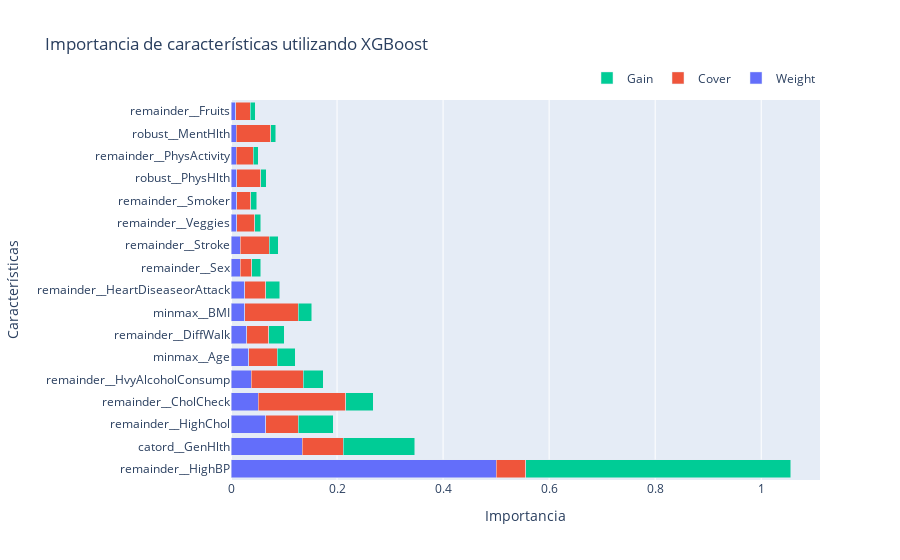

Notebook source saved alongside this figure:
### Markdown cell above
Para añadir el toque de interpretabilidad que Dr. Simi le pide, se le pide calcular la **importancia de las features** del modelo entrenado utilizando todos los métodos (*weight*, *cover*, *gain*) que posee xgboost usando `plot_importance`. ¿Los resultados obtenidos con los diferentes métodos son compatibles?, comente sus resultados y a que se debe la igualdad o desigualdad que ve en los resultados. Finalmente, ¿las importancias obtenidas son suficientes para obtener la interpretabilidad de un modelo que utiliza árboles? ¿Qué debilidad presenta este método?

### Code cell
import pandas as pd
import plotly.graph_objects as go

# Obtener el modelo XGBoost del pipeline
xgb_model = pipe.named_steps['classifier']
preprocess = pipe.named_steps['preprocess']

# Obtener las importancias de las características
importance_weight = xgb_model.feature_importances_
xgb_model.set_params(importance_type='cover')
importance_cover = xgb_model.feature_importances_
xgb_model.set_params(importance_type='gain')
importance_gain = xgb_model.feature_importances_
feature_names = preprocess.get_feature_names_out()

# Crear un DataFrame con las importancias
importance_df = pd.DataFrame({'Feature': feature_names, 'Weight': importance_weight, 'Cover': importance_cover, 'Gain': importance_gain})

# Ordenar el DataFrame por importancia
importance_df = importance_df.sort_values(['Weight', 'Cover', 'Gain'], ascending=False)

# Crear una figura con subgráficos para cada método de importancia
fig = go.Figure()

# Método 'Weight'
fig.add_trace(go.Bar(
    x=importance_df['Weight'],
    y=importance_df['Feature'],
    name='Weight',
    orientation='h'
))

# Método 'Cover'
fig.add_trace(go.Bar(
    x=importance_df['Cover'],
    y=importance_df['Feature'],
    name='Cover',
    orientation='h'
))

# Método 'Gain'
fig.add_trace(go.Bar(
    x=importance_df['Gain'],
    y=importance_df['Feature'],
    name='Gain',
    orientation='h'
))

# Configurar el diseño del gráfico
fig.update_layout(
    barmode='stack',
    title='Importancia de características utilizando XGBoost',
    xaxis=dict(title='Importancia'),
    yaxis=dict(title='Características'),
    legend=dict(orientation='h', yanchor='bottom', y=1.02, xanchor='right', x=1)
)

# Mostrar el gráfico
fig.show()

### Figure 1 — Plotly figure (JSON) as saved in the notebook; plotly's stock layout.template omitted (floating-point values rounded to 4 significant figures)
{"data": [{"name": "Weight", "orientation": "h", "type": "bar", "x": [0.4999, 0.1344, 0.066, 0.05129, 0.038, 0.03371, 0.02927, 0.02598, 0.02548, 0.01705, 0.01698, 0.01104, 0.01095, 0.01075, 0.01007, 0.01002, 0.00916], "y": ["remainder__HighBP", "catord__GenHlth", "remainder__HighChol", "remainder__CholCheck", "remainder__HvyAlcoholConsump", "minmax__Age", "remainder__DiffWalk", "minmax__BMI", "remainder__HeartDiseaseorAttack", "remainder__Sex", "remainder__Stroke", "remainder__Veggies", "remainder__Smoker", "robust__PhysHlth", "remainder__PhysActivity", "robust__MentHlth", "remainder__Fruits"]}, {"name": "Cover", "orientation": "h", "type": "bar", "x": [0.05556, 0.07767, 0.06053, 0.1654, 0.09833, 0.05338, 0.04203, 0.1005, 0.04051, 0.0219, 0.05552, 0.03401, 0.02646, 0.04495, 0.03148, 0.0647, 0.02707], "y": ["remainder__HighBP", "catord__GenHlth", "remainder__HighChol", "remainder__CholCheck", "remainder__HvyAlcoholConsump", "minmax__Age", "remainder__DiffWalk", "minmax__BMI", "remainder__HeartDiseaseorAttack", "remainder__Sex", "remainder__Stroke", "remainder__Veggies", "remainder__Smoker", "robust__PhysHlth", "remainder__PhysActivity", "robust__MentHlth", "remainder__Fruits"]}, {"name": "Gain", "orientation": "h", "type": "bar", "x": [0.4999, 0.1344, 0.066, 0.05129, 0.038, 0.03371, 0.02927, 0.02598, 0.02548, 0.01705, 0.01698, 0.01104, 0.01095, 0.01075, 0.01007, 0.01002, 0.00916], "y": ["remainder__HighBP", "catord__GenHlth", "remainder__HighChol", "remainder__CholCheck", "remainder__HvyAlcoholConsump", "minmax__Age", "remainder__DiffWalk", "minmax__BMI", "remainder__HeartDiseaseorAttack", "remainder__Sex", "remainder__Stroke", "remainder__Veggies", "remainder__Smoker", "robust__PhysHlth", "remainder__PhysActivity", "robust__MentHlth", "remainder__Fruits"]}], "layout": {"barmode": "stack", "legend": {"orientation": "h", "x": 1, "xanchor": "right", "y": 1.02, "yanchor": "bottom"}, "title": {"text": "Importancia de características utilizando XGBoost"}, "xaxis": {"title": {"text": "Importancia"}}, "yaxis": {"title": {"text": "Características"}}}}
